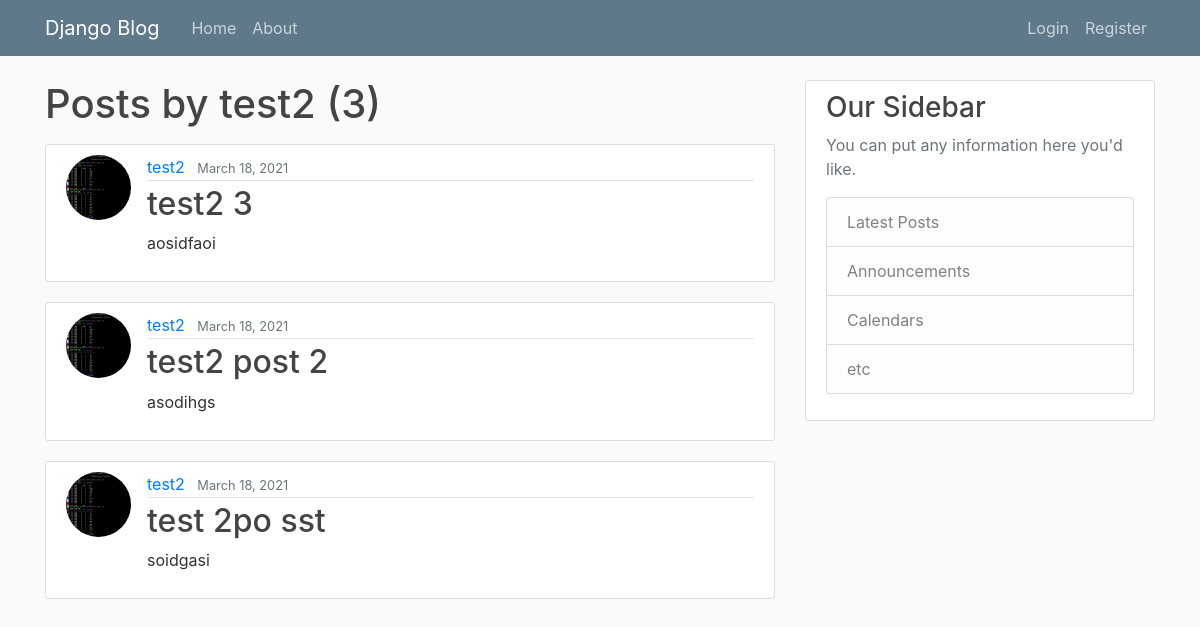
The page /user/test2 on the database as committed earlier.
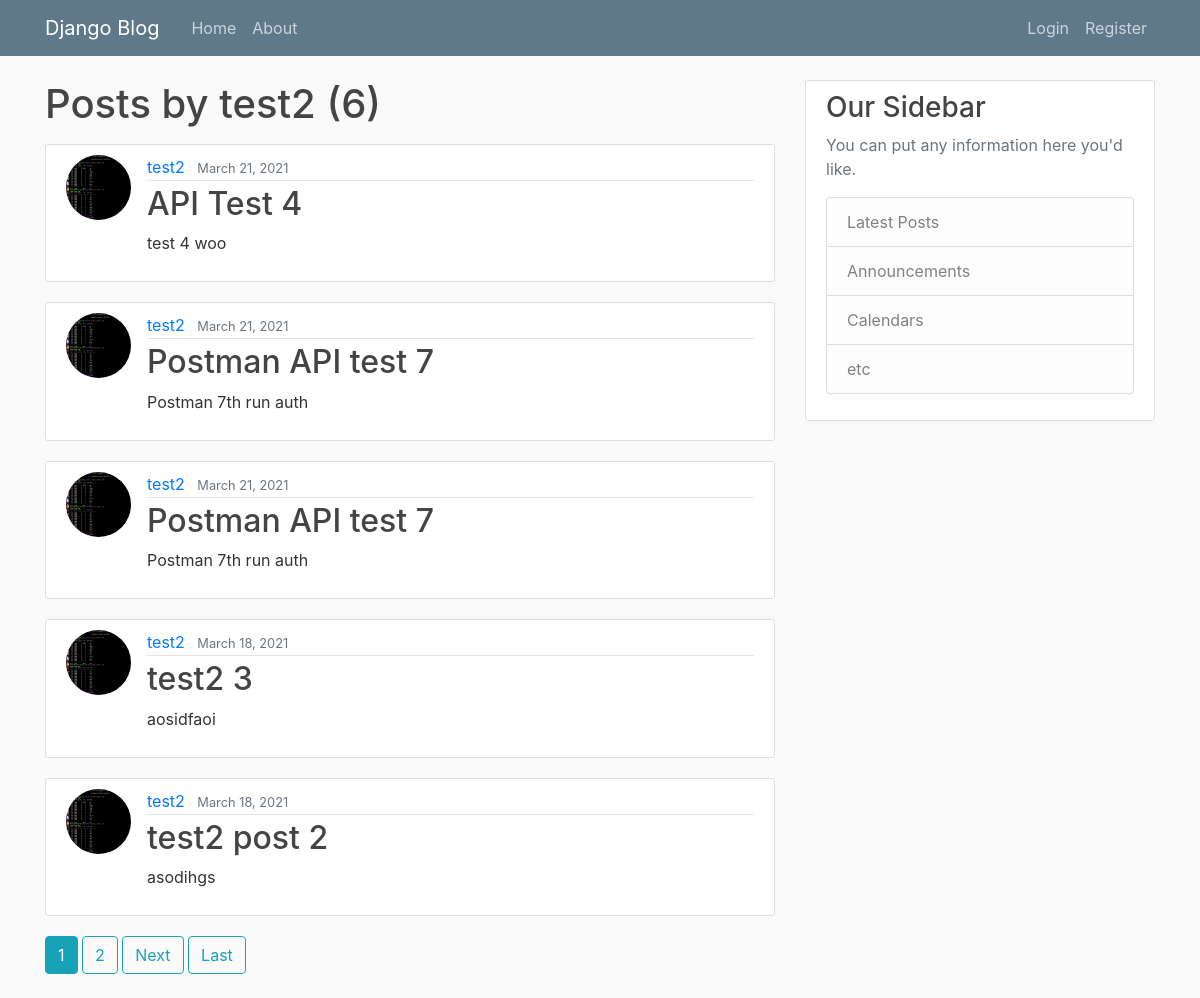
The same page on the database as committed later.
### blog/models.py (models this page shows, shortened)
class Post(models.Model):
    title = models.CharField(max_length=100)
    content = models.TextField()
    date_posted = models.DateTimeField(default=timezone.now)
    author = models.ForeignKey(User, on_delete=models.CASCADE)

### users/models.py (models this page shows, shortened)
class Profile(models.Model):
    user = models.OneToOneField(User, on_delete=models.CASCADE)
    image = models.ImageField(default='default.jpeg', upload_to='profile_pic')

### blog/views.py (the view)
# urls.py: path('user/<str:username>', views.UserPostListView.as_view(), name='user-posts'),
class UserPostListView(ListView):
    model = Post
    template_name = 'blog/user_posts.html'
    context_object_name = 'posts'
    paginate_by = 5
    def get_queryset(self):
        user = get_object_or_404(User, username=self.kwargs.get('username'))
        return Post.objects.filter(author=user).order_by('-date_posted')

### blog/templates/blog/user_posts.html (shortened to what this page needs)
{% extends "blog/base.html" %}
{% block content %}
  <h1 class="mb-3">Posts by {{ view.kwargs.username }} ({{ page_obj.paginator.count }})</h1>
  {% for post in posts%}
  <article class="media content-section">
    <img class="rounded-circle article-img" src="{{ post.author.profile.image.url }}">
    <div class="media-body">
      <div class="article-metadata">
        <a class="mr-2" href="{% url 'user-posts' post.author.username %}">{{ post.author }}</a>
        <small class="text-muted">{{ post.date_posted|date:"F d, Y" }}</small>
      </div>
      <h2><a class="article-title" href="{% url 'post-detail' post.id %}">{{ post.title }}</a></h2>
      <p class="article-content">{{ post.content }}</p>
    </div>
  </article>
  {% endfor %}
  {% if is_paginated %}
    {% for num in page_obj.paginator.page_range %}
      {% if page_obj.number == num %}
        <a class="btn btn-info mb-4" href="?page={{ num }}">{{ num }}</a>
      {% elif num > page_obj.number|add:'-3' and num < page_obj.number|add:'3' %}
        <a class="btn btn-outline-info mb-4" href="?page={{ num }}">{{ num }}</a>
      {% endif %}
    {% endfor %}
    {% if page_obj.has_next %}
      <a class="btn btn-outline-info mb-4" href="?page={{ page_obj.next_page_number }}">Next</a>
      <a class="btn btn-outline-info mb-4" href="?page={{ page_obj.paginator.num_pages }}">Last</a>
    {% endif %}
  {% endif %}
{% endblock content %}

Rows that differ between the two databases and show on the page:
no longer on this page (row unchanged): Post: author.profile.image (picture), author "test2", date_posted "March 18, 2021", title "test 2po sst", content "soidgasi"
added Post: author.profile.image (picture), author "test2", date_posted "March 21, 2021", title "API Test 4", content "test 4 woo"
added Post: author.profile.image (picture), author "test2", date_posted "March 21, 2021", title "Postman API test 7", content "Postman 7th run auth"
added Post: author.profile.image (picture), author "test2", date_posted "March 21, 2021", title "Postman API test 7", content "Postman 7th run auth"
Other text that changed with them:
{{ page_obj.paginator.count }}: "3" → "6"
new list line: "1"
new list line: "2"
text now shown: "Next Last"
